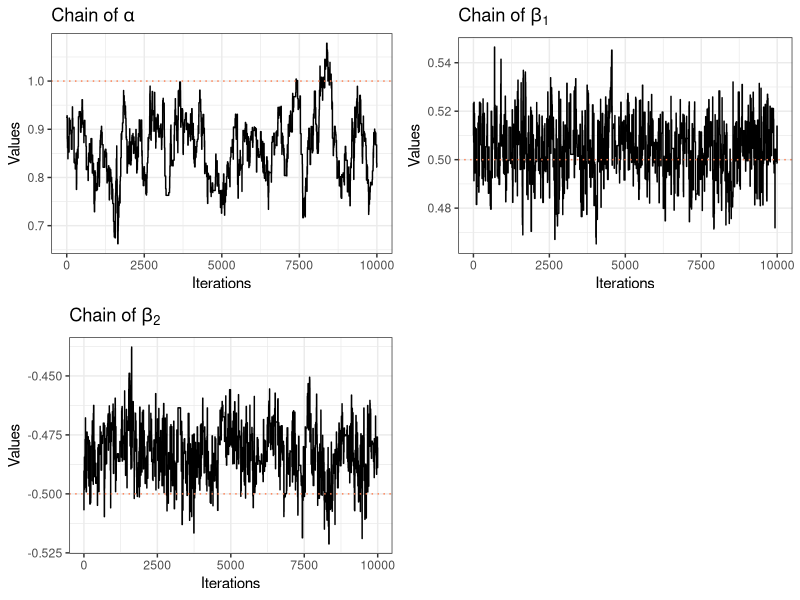
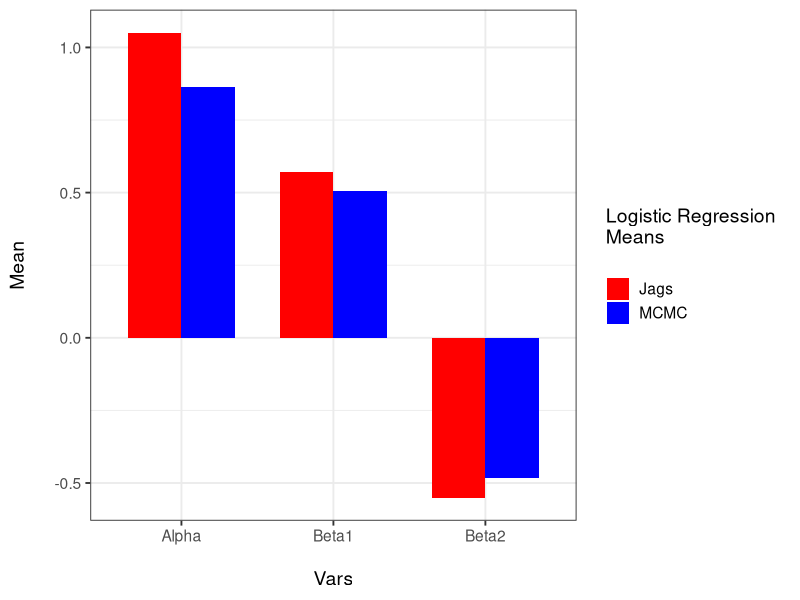

R code for these plots, in order:
# ------------------------------------------------------------------  #
# Description:  Metropolis-Hastings for Bayesian logistic regression  #
#              with a Multivariate Normal as prior for betas.         #
# Author: Alan Inglis                                                 #
# ------------------------------------------------------------------  #

library(MASS)
library(ggplot2)
library(gridExtra)
library(progress)

## Defining simulation size, burn-in, etc
## --------------------------------------
set.seed(123)
Niter <- 10000
BurnIn <- 5000
TotIter <- Niter+BurnIn
k <- 1
j <- 1
T <- 10000
alpha <- 1
b1 <- 0.5
b2 <- -0.5
P <- c(alpha,b1,b2)
AuxBurnIn <- 1

## Simulate data
## -----------------
x0 <- rep(1,T)
x1 <- runif(T, 0, 10)
x2 <- runif(T, 0, 10)

X <- cbind(x0, x1, x2)
logit_p = alpha + b1 * x1 + b2 * x2
p =  exp(logit_p)/(1+exp(logit_p)) # Inverse Logit
y <- rbinom(n = T, size = 1, prob = p)

## Defining prior distributions and the values of the hyperparameters
## ----------------------------
## Beta ~ N(mu, sigma)
## ----------------------------
mu = c(0,0,0)
Sigma <- diag(3)*100
Sigma_inv <- solve(Sigma)

## Data frame that will store MCMC values for betas
## ------------------------------------------------
SaveResults <- as.data.frame(matrix(data = NA, nrow = Niter, ncol = length(P)+1))
colnames(SaveResults) <- c('Iter', 'Alpha', 'Beta1', 'Beta2')

## Initial values for Beta
## ------------------------
MCMCBetasI <- c(0,0,0)
V = diag(3)*0.0005 # Constructs a diagonal matrix

## Metropolis-Hastings
## -----------------------------------
pb <- progress_bar$new(
  format = "  iterations [:bar] :percent done",
  total = TotIter, clear = FALSE, width= 60) # Displays progress bar for iterations

for(i in 1:TotIter){
  pb$tick()
  # Proposal distribution for beta
  MCMCBetasC <- mvrnorm(1, MCMCBetasI, V)
  
  # Metropolis ratio
  ratio <- ((-k * sum(log(1 + exp(X%*%MCMCBetasC)))  + sum(y * X%*%MCMCBetasC) - (1/2) * t(MCMCBetasC - mu)%*%Sigma_inv%*%(MCMCBetasC - mu)) -
              ((-k * sum(log(1 + exp(X%*%MCMCBetasI)))) + sum(y * X%*%MCMCBetasI) - (1/2) * t(MCMCBetasI - mu)%*%Sigma_inv%*%(MCMCBetasI - mu)))
  
  # Accept/reject step
  if(runif(1) < min(1, exp(ratio)))
  {MCMCBetasI <- MCMCBetasC
  j <- j+1}
  
  # Store values
  if (i > BurnIn){
    SaveResults[AuxBurnIn,] <- c(AuxBurnIn, MCMCBetasI)
    AuxBurnIn <- AuxBurnIn + 1
  }
}

## Acceptance rate
acceptance <- j/TotIter
acceptance

## Plots
## -----
Chainalpha <- ggplot(SaveResults, aes(x=Iter)) +
  geom_line(aes(y=Alpha)) +
  labs(title=expression(paste('Chain of ', alpha)),
       x='Iterations',
       y='Values') +
  geom_hline(yintercept=P[1], linetype = 'dotted', color='coral') +
  theme_bw()

ChainB1 <- ggplot(SaveResults, aes(x=Iter)) +
  geom_line(aes(y=Beta1)) +
  labs(title=expression(paste('Chain of ', beta[1])),
       x='Iterations',
       y='Values') +
  geom_hline(yintercept=P[2], linetype = 'dotted', color='coral') +
  theme_bw()

ChainB2 <- ggplot(SaveResults, aes(x=Iter)) +
  geom_line(aes(y=Beta2)) +
  labs(title=expression(paste('Chain of ', beta[2])),
       x='Iterations',
       y='Values') +
  geom_hline(yintercept=P[3], linetype = 'dotted', color='coral') +
  theme_bw()

grid.arrange(Chainalpha, ChainB1, ChainB2, ncol = 2)

# Comparison:
#---------------------------------------------------------------------
# Checking the posterior estimates ----------------------
alpha_est <- mean(SaveResults$Alpha)
beta1_est <- mean(SaveResults$Beta1)
beta2_est <- mean(SaveResults$Beta2)

means_MCMC = c(alpha_est, beta1_est, beta2_est)
means_JAGS = c(1.05, 0.57, -0.55)
sd_JAGS = c(0.2277933, 0.04452061, 0.04181527)

# load needed libraries---------------------------------
library(reshape2)

# Data Frame--------------------------------------------
Name1 <- c('Alpha', 'Beta1', "Beta2")
myData <- data.frame( Name1, means_JAGS, means_MCMC)

# reshape data into long format------------------------
myDATAlong <- melt(myData)

# make the plot----------------------------------------
ggplot(myDATAlong) +
  geom_bar(aes(x = Name1, y = value, fill = variable), 
           stat="identity", position = "dodge", width = 0.7) +
  scale_fill_manual("Logistic Regression \nMeans\n", values = c("red","blue"), 
                    labels = c("Jags", "MCMC")) +
  labs(x="\nVars",y="Mean\n") +
  theme_bw(base_size = 14)
